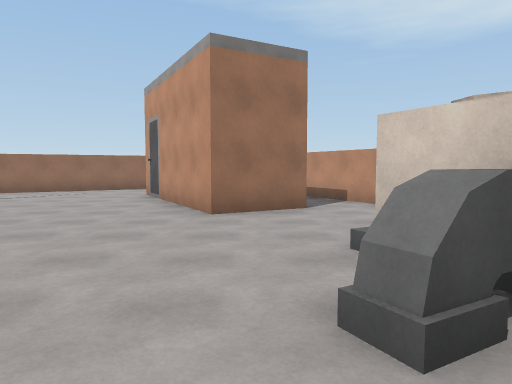
[1] (above)

14 first-person views from a walk through a scene from a Unity 3-D project. The camera is 1.5 m above the floor, tilts 4° down and sees 70° across. The floor is counted in squares, 2 m on a side. Each view is taken from the middle of a square. On the plan, view 1 faces up. The plan holds only what a view shows up to about 11 squares ahead; the rest is blank. The place goes on beyond the plan. Some animated figures are not drawn.

[2]
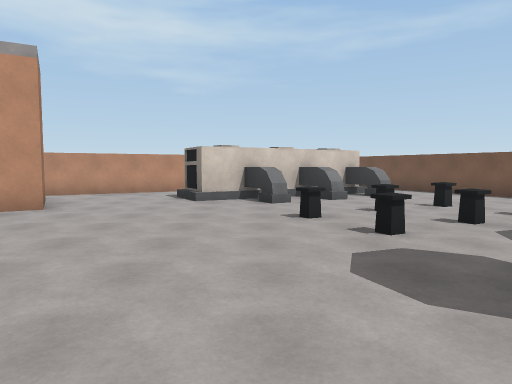

[3]
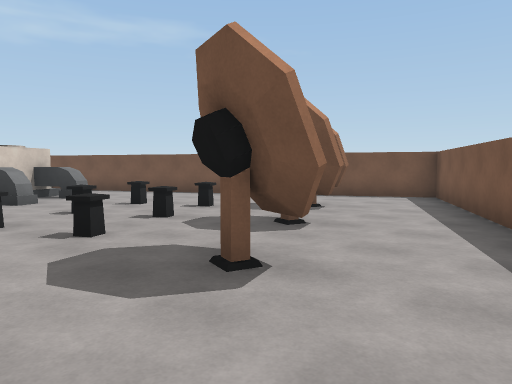

[4]
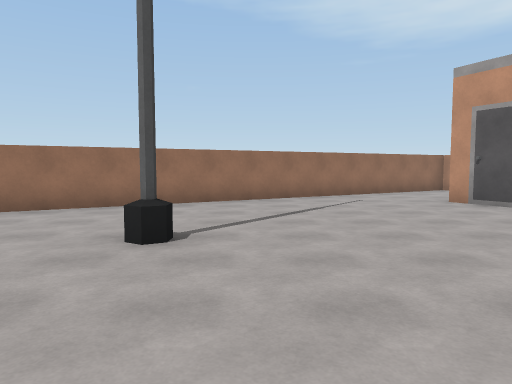

[5]
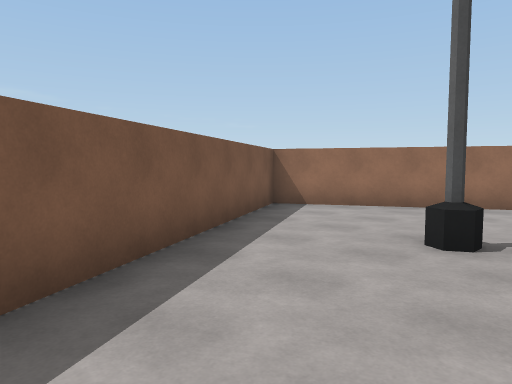

[6]
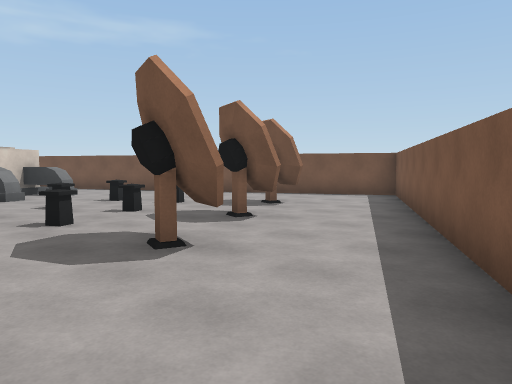

[7]
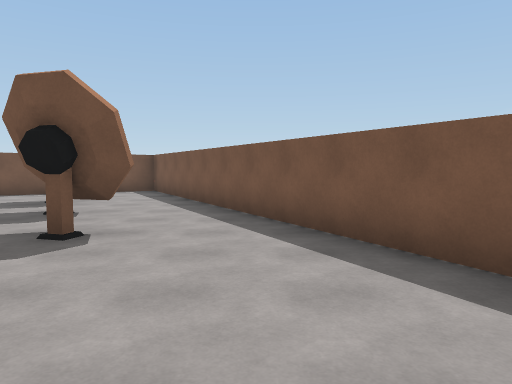

[8]
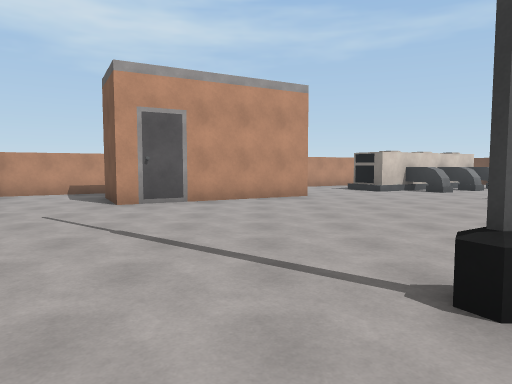

[9]
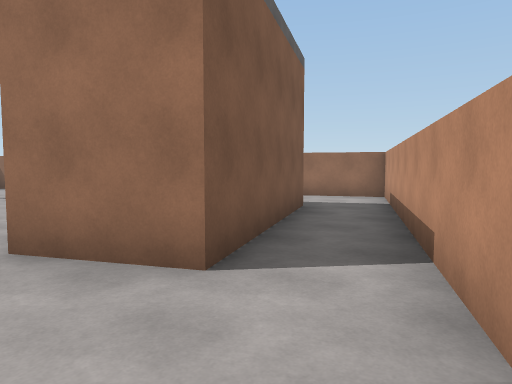

[10]
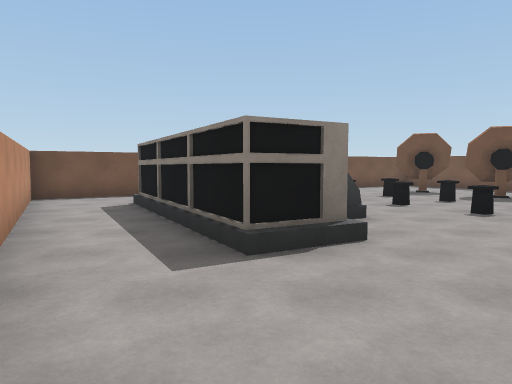

[11]
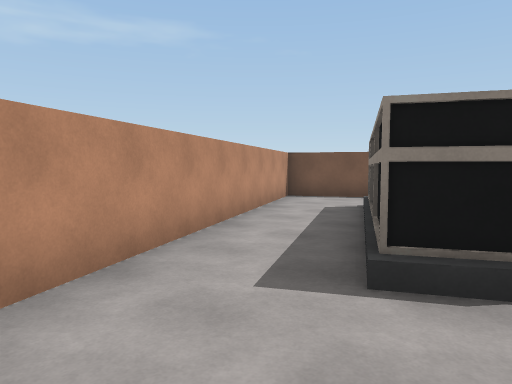

[12]
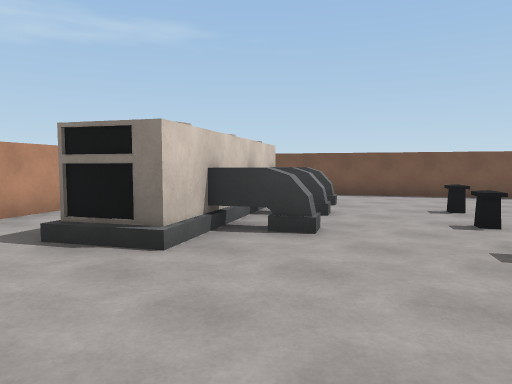

[13]
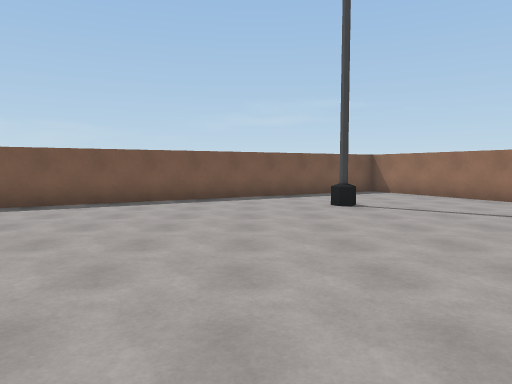

[14]
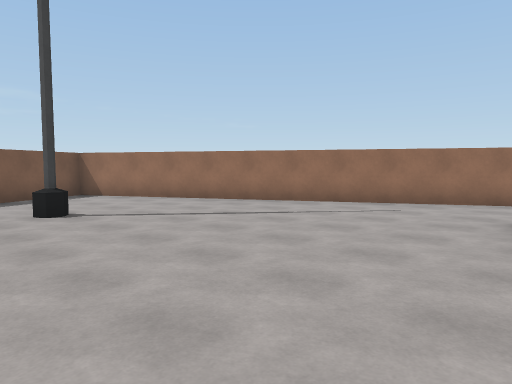

### Floor plan
Ten units are one square. View 1 is at (0, 0); x grows to the right and y downward. Boxes are objects, and circles mark ways between rooms. Rooms are numbered by the first view taken in them; rooms with no view inside come last. Other rooms are left out.
<svg viewBox="-125 -140 201 218">
<path fill="none" stroke="#000" d="M-54 -4 -47 -2M-53 -1 -46 1 -43 3M-57 -1 -51 -2M-7 -57 -29 -97 -13 -106 9 -66 -7 -57M-43 16 -34 18M-46 19 -42 18 -37 19 -33 23M7 -14 5 -17M10 -31 21 -37M12 -16 8 -14 6 -18 16 -23M15 1 12 -3M16 0 14 -4 23 -9M-34 34 -24 36M-36 37 -31 36M-27 37 -22 41M22 14 20 11M24 13 21 10M42 -40 -11 -135 -120 -75 -39 73 36 31M34 12 9 -34M-16 -15 -14 -10M-29 -2 -31 -5 -27 -7M-16 -9 -18 -14M-1 18 -3 14M36 31 71 12 59 -10M59 -10 42 -40M21 -37 44 5"/>
<circle cx="30" cy="20" r="3" fill="#2a7"/>
<circle cx="30" cy="-30" r="3" fill="#2a7"/>
<circle cx="50" cy="0" r="3" fill="#2a7"/>
<text x="-40" y="-30">1</text>
<text x="50" y="10">2</text>
<text x="40" y="-20">3</text>
</svg>
Room 1 opens to room 2. Room 1 opens to room 3. Room 2 opens to room 3.

Where each view was taken, in squares from view 1:
view 1: 0 up, 0 right, facing up
view 2: 2 up, 7 left, facing right
view 3: 2 up, 7 left, facing down-right
view 4: 2 up, 7 left, facing up
view 5: 2 up, 7 left, facing up-left
view 6: 2 up, 8 left, facing down-right
view 7: 4 up, 7 left, facing down
view 8: 7 up, 10 left, facing right
view 9: 5 up, 3 right, facing up-left
view 10: 7 up, 2 right, facing down
view 11: 6 up, 1 right, facing down-right
view 12: 5 up, 2 left, facing down-right
view 13: 4 up, 1 left, facing left
view 14: 4 up, 2 left, facing up-left
